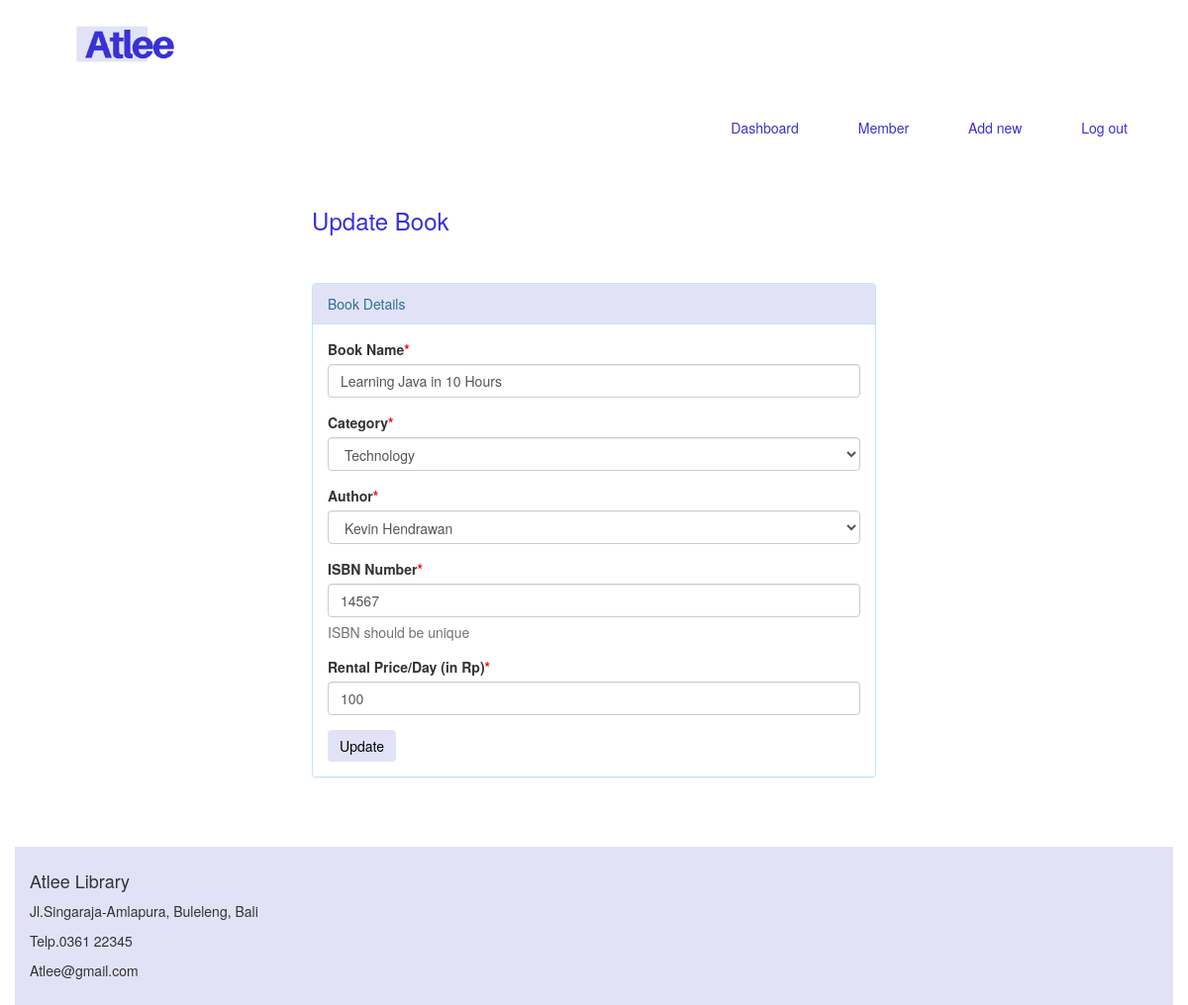
The app's page /edit.php?bookid=3 with its own data.
### tables this page shows
CREATE TABLE `book` (
  `id` int(11) NOT NULL,
  `BookName` varchar(100) NOT NULL,
  `CatId` int(11) NOT NULL,
  `AuthorId` int(11) NOT NULL,
  `ISBNNumber` int(11) NOT NULL,
  `BookPrice` int(11) NOT NULL,
  `RegDate` timestamp NOT NULL DEFAULT current_timestamp() ON UPDATE current_timestamp(),
  `UpdatingDate` timestamp NOT NULL DEFAULT '0000-00-00 00:00:00'
);

CREATE TABLE `category` (
  `id` int(11) NOT NULL,
  `CategoryName` varchar(100) NOT NULL,
  `Status` int(11) NOT NULL,
  `Creationdate` timestamp NOT NULL DEFAULT current_timestamp() ON UPDATE current_timestamp()
);

CREATE TABLE `author` (
  `id` int(11) NOT NULL,
  `AuthorName` varchar(100) NOT NULL,
  `CreationDate` timestamp NOT NULL DEFAULT current_timestamp() ON UPDATE current_timestamp()
);

### edit.php (the view, shortened to what this page needs)
<?php
include('koneksi.php');
?>
<!DOCTYPE html>
<html lang="en">
<head>
    <link rel="stylesheet" href="home.css">
    <link rel="stylesheet" href="https://maxcdn.bootstrapcdn.com/bootstrap/3.4.1/css/bootstrap.min.css">
</head>
<body data-spy="scroll" data-target=".navbar" data-offset="50">
<div class="container">
    <div class="row" id="dashboard">
        <nav class="navbar">
            <div class="col-md-12">
                <header><img src="aset/logo.png"></header>
            </div>
            <div class="collapse navbar-collapse" id="myNavbar">
                <ul class="nav navbar-nav" style="float: right">
                    <li><a href="dashboard.php">Dashboard</a></li>
                    <li><a href="member.php">Member</a></li>
                    <li><a href="addbook.php">Add new</a></li>
                    <li><a href="home.php">Log out</a></li>
                </ul>
            </div>
        </nav>
    <div class="row">
        <div class="col-md-6 col-sm-6 col-xs-12 col-md-offset-3"">
        <h3 class="header-line" style="margin-bottom: 50px; color: #3831d6">Update Book</h3>
        <div class="panel panel-info">
            <div class="panel-heading" style="background:#e2e2f7; border 1px solid #e2e2f7">
                Book Details
            </div>
            <div class="panel-body">
                <form role="form" method="post">
                    <?php
                    $bookid=intval($_GET['bookid']);
                    $sql = "SELECT book.BookName,category.CategoryName,category.id as cid,author.AuthorName,author.id as athrid,book.ISBNNumber,book.BookPrice,book.id as bookid from  book join category on category.id=book.CatId join author on author.id=book.AuthorId where book.id=:bookid";
                    $query = $dbh -> prepare($sql);
                    $query->bindParam(':bookid',$bookid,PDO::PARAM_STR);
                    $query->execute();
                    $results=$query->fetchAll(PDO::FETCH_OBJ);
                    if($query->rowCount() > 0)
                    {
                        foreach($results as $result)
                        {
                            ?>
                            <div class="form-group">
                                <label>Book Name<span style="color:red;">*</span></label>
                                <input class="form-control" type="text" name="bookname" value="<?php echo htmlentities($result->BookName);?>" required />
                            </div>
                            <div class="form-group">
                                <label> Category<span style="color:red;">*</span></label>
                                <select class="form-control" name="category" required="required">
                                    <option value="<?php echo htmlentities($result->cid);?>"> <?php echo htmlentities($catname=$result->CategoryName);?></option>
                                </select>
                            </div>
                            <div class="form-group">
                                <label> Author<span style="color:red;">*</span></label>
                                <select class="form-control" name="author" required="required">
                                    <option value="<?php echo htmlentities($result->athrid);?>"> <?php echo htmlentities($athrname=$result->AuthorName);?></option>
                                </select>
                            </div>
                            <div class="form-group">
                                <label>ISBN Number<span style="color:red;">*</span></label>
                                <input class="form-control" type="text" name="isbn" value="<?php echo htmlentities($result->ISBNNumber);?>"  required="required" />
                                <p class="help-block">ISBN should be unique</p>
                            </div>
                            <div class="form-group">
                                <label>Rental Price/Day (in Rp)<span style="color:red;">*</span></label>
                                <input class="form-control" type="text" name="price" value="<?php echo htmlentities($result->BookPrice);?>"   required="required" />
                            </div>
                        <?php
                        }
                    }
                    ?>
                    <button type="submit" name="update" class="btn btn-info" style="background: #e2e2f7; border: 0px; color: black">Update</button>
                </form>
            </div>
        </div>
    </div>
</div>
<div class="row">
    <div id="footer" class="col-md-12">
        <footer>
            <h4>Atlee Library</h4>
            <p>Jl.Singaraja-Amlapura, Buleleng, Bali</p>
            <p>Telp.0361 22345</p>
            <p>Atlee@gmail.com</p>
        </footer>
    </div>
</div>
</div>
</body>
</html>

### home.css (style rules this page uses)
header { padding: 10px; }
header img { width: 15%; }
li a { color: #3831d6; }
nav { background-color:white; }
nav li { list-style: none; display: inline; padding: 15px; }
footer { margin-top: 50px; clear: both; background-color: #e2e2f7; padding: 15px; }

### records on screen
book: bookname "Learning Java in 10 Hours", category "Technology", author "Kevin Hendrawan", isbn "14567", price "100"
